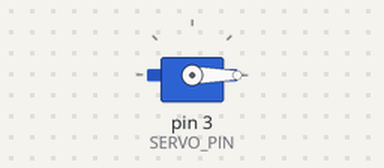
Recording of a sketch running on a simulated Arduino Uno, built with avr-gcc and run on an emulated ATmega328P. Parts: servo.

Above: at 0.05 s.
At 1.5 s:
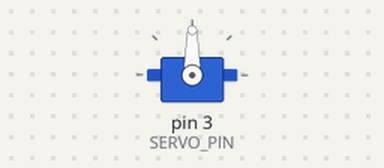
At 3.0 s:
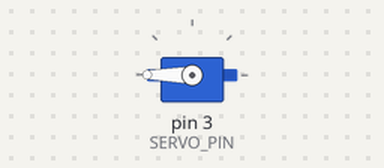
Timing chart, 0 to 6.9 s (numbered marks = the images above):
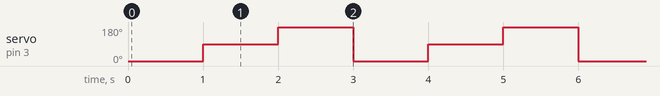

Measured:
- by itself, servo on pin 3 (SERVO_PIN): repeats every 3.0 s: 180° 1.0 s, 0° 1.0 s, 90° 1.0 s

The sketch:

final_buzzer_1.ino
```cpp
#include <Servo.h>

Servo myservo;  // Create a Servo object

#define SERVO_PIN 3  // Define the pin connected to the servo signal

void setup() {
  myservo.attach(SERVO_PIN);  // Attach the servo to pin 3
}

void loop() {
  myservo.write(0);    // Move to 0 degrees
  delay(1000);         // Wait for 1 second
  myservo.write(90);   // Move to 90 degrees
  delay(1000);         // Wait for 1 second
  myservo.write(180);  // Move to 180 degrees
  delay(1000);         // Wait for 1 second
}
```
